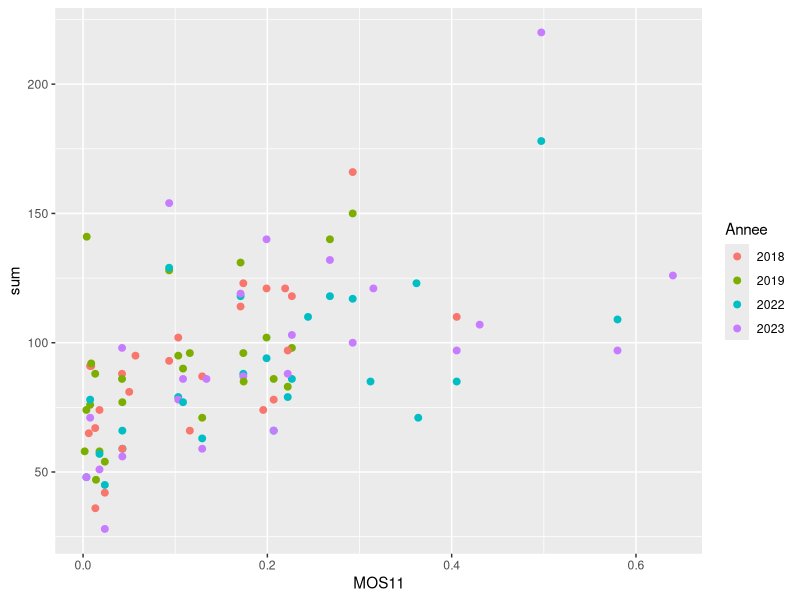

Generate this figure with R:
## ---- chunk 1
# install.packages("tidyverse")
library(tidyverse)
library(ggplot2)
## ---- chunk 2
oiseaux <- read.csv("data/Oiseaux_up_to_2023.csv", header = TRUE, sep = "\t")
LUP <- read.csv("data/LandUsePer_BM_2023_cartoISea.csv", header = TRUE)
## ---- chunk 3
# CREATE A NEW COLUMN IN THE OISEAUX DATAFRAME THAT CONTAINS THE LATIN NAME OF THE BIRD
# THE LATIN NAME IS THE FIRST NAME IN THE "Nom_Taxon_Cite" COLUMN
# IF THE NAME CONTAINS A "|", THE LATIN NAME IS THE FIRST NAME BEFORE THE "|"

# Split the names
my_split <- function(array, str = " \\| ") {
  out <- rep(NA, length(array))
  for (i in 1:length(array)) {
    out[i] <- unlist(strsplit(array[i], str))[1]
  }
  return (out)
}

# Test the function
only_latin <- my_split(as.vector(oiseaux$Nom_Taxon_Cite))
length(unique(only_latin)) == length(unique(oiseaux$Code_Ref))

# Add the new column to the dataframe
oiseaux$latin <- only_latin
## ---- chunk 4
# THE MOST FREQUENT BIRD SPECIES OBSERVED IN THE DATASET
sort(table(oiseaux$latin), decreasing = TRUE)[1:10]
## ---- chunk 5
# FREQUENCY OF BIRD SPECIES OBSERVED IN THE DATASET BY YEAR
Annee <- my_split(as.vector(oiseaux$Date), str = "-")
oiseaux$Annee <- as.factor(Annee)
table(oiseaux$latin, oiseaux$Annee)
## ---- chunk 6
# CREATE A NEW COLUMN IN THE OISEAUX DATAFRAME THAT CONTAINS THE MOS11 VALUE OF THE POINT
filter <- LUP$BufferSize == 500
LUP_500_MOS11 <- LUP[filter,c("Geometry", "ID", "X", "Y", "BufferSize", "MOS11")]
rownames(LUP_500_MOS11) <- 1:nrow(LUP_500_MOS11)
LUP_500_MOS11[, c("ID","MOS11")]

MOS11 <- rep(NA, nrow(oiseaux))
for (i in 1:nrow(oiseaux)) {
  MOS11[i] <- which(oiseaux$Code_Maille[i] == LUP_500_MOS11$ID)
}

# Add the new column to the dataframe
oiseaux$MOS11 <- LUP_500_MOS11$MOS11[MOS11]
## ---- chunk 7
# THE NUMBER OF BIRDS OBSERVED IN EACH MOS11 AREA BY YEAR
data <- oiseaux %>%
  group_by(Code_Maille, Annee, MOS11) %>%
  select(Denombrement_min) %>% 
  summarise(sum = sum(Denombrement_min, na.rm = TRUE))

ggplot(data, aes(x=MOS11, y=sum, color=Annee)) +
      geom_point(size=2) 
